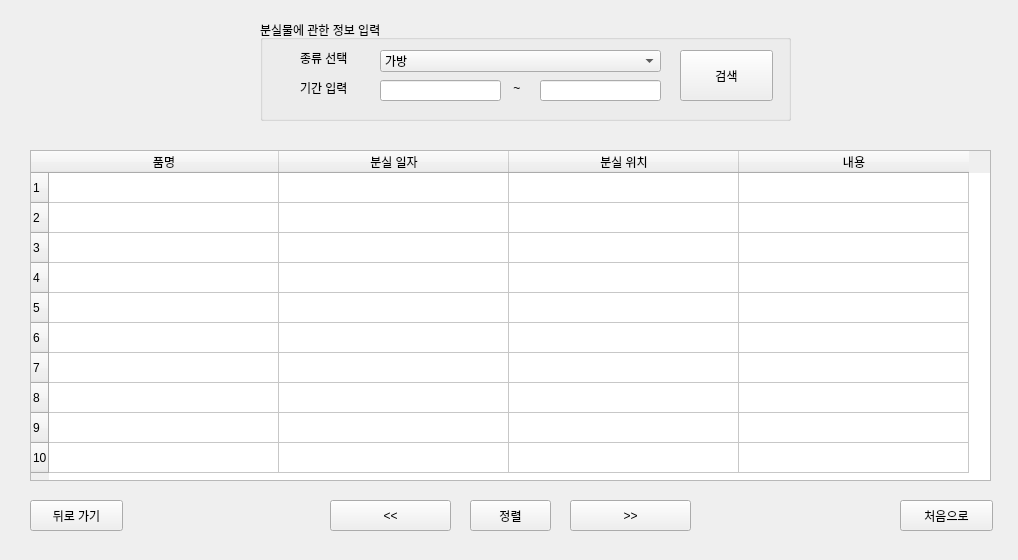
<?xml version="1.0" encoding="UTF-8"?>
<ui version="4.0">
 <class>Form</class>
 <widget class="QWidget" name="Form">
  <property name="geometry">
   <rect>
    <x>0</x>
    <y>0</y>
    <width>1018</width>
    <height>560</height>
   </rect>
  </property>
  <property name="windowTitle">
   <string>종류 기반 분실물 검색</string>
  </property>
  <widget class="QGroupBox" name="groupBox">
   <property name="geometry">
    <rect>
     <x>260</x>
     <y>20</y>
     <width>531</width>
     <height>101</height>
    </rect>
   </property>
   <property name="title">
    <string>분실물에 관한 정보 입력</string>
   </property>
   <widget class="QLineEdit" name="lineEdit">
    <property name="geometry">
     <rect>
      <x>120</x>
      <y>60</y>
      <width>121</width>
      <height>21</height>
     </rect>
    </property>
   </widget>
   <widget class="QLabel" name="label">
    <property name="geometry">
     <rect>
      <x>40</x>
      <y>30</y>
      <width>64</width>
      <height>15</height>
     </rect>
    </property>
    <property name="text">
     <string>종류 선택</string>
    </property>
   </widget>
   <widget class="QLabel" name="label_2">
    <property name="geometry">
     <rect>
      <x>40</x>
      <y>60</y>
      <width>64</width>
      <height>15</height>
     </rect>
    </property>
    <property name="text">
     <string>기간 입력</string>
    </property>
   </widget>
   <widget class="QPushButton" name="pushButton">
    <property name="geometry">
     <rect>
      <x>420</x>
      <y>30</y>
      <width>93</width>
      <height>51</height>
     </rect>
    </property>
    <property name="text">
     <string>검색</string>
    </property>
   </widget>
   <widget class="QComboBox" name="comboBox">
    <property name="geometry">
     <rect>
      <x>120</x>
      <y>30</y>
      <width>281</width>
      <height>22</height>
     </rect>
    </property>
    <item>
     <property name="text">
      <string>가방</string>
     </property>
    </item>
    <item>
     <property name="text">
      <string>도서용품</string>
     </property>
    </item>
    <item>
     <property name="text">
      <string>사무용품</string>
     </property>
    </item>
    <item>
     <property name="text">
      <string>산업용품</string>
     </property>
    </item>
    <item>
     <property name="text">
      <string>스포츠용품</string>
     </property>
    </item>
    <item>
     <property name="text">
      <string>자동차</string>
     </property>
    </item>
    <item>
     <property name="text">
      <string>전자기기</string>
     </property>
    </item>
    <item>
     <property name="text">
      <string>지갑</string>
     </property>
    </item>
    <item>
     <property name="text">
      <string>컴퓨터</string>
     </property>
    </item>
    <item>
     <property name="text">
      <string>휴대폰</string>
     </property>
    </item>
    <item>
     <property name="text">
      <string>의류</string>
     </property>
    </item>
    <item>
     <property name="text">
      <string>현금</string>
     </property>
    </item>
    <item>
     <property name="text">
      <string>유가증권</string>
     </property>
    </item>
    <item>
     <property name="text">
      <string>증명서</string>
     </property>
    </item>
    <item>
     <property name="text">
      <string>귀금속</string>
     </property>
    </item>
    <item>
     <property name="text">
      <string>카드</string>
     </property>
    </item>
    <item>
     <property name="text">
      <string>쇼핑백</string>
     </property>
    </item>
    <item>
     <property name="text">
      <string>악기</string>
     </property>
    </item>
    <item>
     <property name="text">
      <string>기타물품</string>
     </property>
    </item>
   </widget>
   <widget class="QLineEdit" name="lineEdit_2">
    <property name="geometry">
     <rect>
      <x>280</x>
      <y>60</y>
      <width>121</width>
      <height>21</height>
     </rect>
    </property>
   </widget>
   <widget class="QLabel" name="label_3">
    <property name="geometry">
     <rect>
      <x>250</x>
      <y>60</y>
      <width>31</width>
      <height>16</height>
     </rect>
    </property>
    <property name="text">
     <string> ~</string>
    </property>
   </widget>
  </widget>
  <widget class="QPushButton" name="pushButton_4">
   <property name="geometry">
    <rect>
     <x>330</x>
     <y>500</y>
     <width>121</width>
     <height>31</height>
    </rect>
   </property>
   <property name="text">
    <string>&lt;&lt;</string>
   </property>
  </widget>
  <widget class="QPushButton" name="pushButton_5">
   <property name="geometry">
    <rect>
     <x>30</x>
     <y>500</y>
     <width>93</width>
     <height>31</height>
    </rect>
   </property>
   <property name="text">
    <string>뒤로 가기</string>
   </property>
  </widget>
  <widget class="QTableWidget" name="tableWidget">
   <property name="geometry">
    <rect>
     <x>30</x>
     <y>150</y>
     <width>961</width>
     <height>331</height>
    </rect>
   </property>
   <attribute name="horizontalHeaderDefaultSectionSize">
    <number>230</number>
   </attribute>
   <row>
    <property name="text">
     <string>1</string>
    </property>
   </row>
   <row>
    <property name="text">
     <string>2</string>
    </property>
   </row>
   <row>
    <property name="text">
     <string>3</string>
    </property>
   </row>
   <row>
    <property name="text">
     <string>4</string>
    </property>
   </row>
   <row>
    <property name="text">
     <string>5</string>
    </property>
   </row>
   <row>
    <property name="text">
     <string>6</string>
    </property>
   </row>
   <row>
    <property name="text">
     <string>7</string>
    </property>
   </row>
   <row>
    <property name="text">
     <string>8</string>
    </property>
   </row>
   <row>
    <property name="text">
     <string>9</string>
    </property>
   </row>
   <row>
    <property name="text">
     <string>10</string>
    </property>
   </row>
   <column>
    <property name="text">
     <string>품명</string>
    </property>
   </column>
   <column>
    <property name="text">
     <string>분실 일자</string>
    </property>
   </column>
   <column>
    <property name="text">
     <string>분실 위치</string>
    </property>
   </column>
   <column>
    <property name="text">
     <string>내용</string>
    </property>
   </column>
  </widget>
  <widget class="QPushButton" name="pushButton_6">
   <property name="geometry">
    <rect>
     <x>900</x>
     <y>500</y>
     <width>93</width>
     <height>31</height>
    </rect>
   </property>
   <property name="text">
    <string>처음으로</string>
   </property>
  </widget>
  <widget class="QPushButton" name="pushButton_3">
   <property name="geometry">
    <rect>
     <x>570</x>
     <y>500</y>
     <width>121</width>
     <height>31</height>
    </rect>
   </property>
   <property name="text">
    <string>&gt;&gt;</string>
   </property>
  </widget>
  <widget class="QPushButton" name="pushButton_2">
   <property name="geometry">
    <rect>
     <x>470</x>
     <y>500</y>
     <width>81</width>
     <height>31</height>
    </rect>
   </property>
   <property name="text">
    <string>정렬</string>
   </property>
  </widget>
 </widget>
 <resources/>
 <connections>
  <connection>
   <sender>pushButton</sender>
   <signal>clicked()</signal>
   <receiver>Form</receiver>
   <slot>losts_kind_search()</slot>
   <hints>
    <hint type="sourcelabel">
     <x>743</x>
     <y>85</y>
    </hint>
    <hint type="destinationlabel">
     <x>896</x>
     <y>82</y>
    </hint>
   </hints>
  </connection>
  <connection>
   <sender>tableWidget</sender>
   <signal>cellClicked(int,int)</signal>
   <receiver>Form</receiver>
   <slot>losts_print_detail(int,int)</slot>
   <hints>
    <hint type="sourcelabel">
     <x>175</x>
     <y>194</y>
    </hint>
    <hint type="destinationlabel">
     <x>136</x>
     <y>99</y>
    </hint>
   </hints>
  </connection>
  <connection>
   <sender>pushButton_5</sender>
   <signal>clicked()</signal>
   <receiver>Form</receiver>
   <slot>click_back()</slot>
   <hints>
    <hint type="sourcelabel">
     <x>110</x>
     <y>526</y>
    </hint>
    <hint type="destinationlabel">
     <x>184</x>
     <y>527</y>
    </hint>
   </hints>
  </connection>
  <connection>
   <sender>pushButton_4</sender>
   <signal>clicked()</signal>
   <receiver>Form</receiver>
   <slot>click_prev()</slot>
   <hints>
    <hint type="sourcelabel">
     <x>414</x>
     <y>520</y>
    </hint>
    <hint type="destinationlabel">
     <x>316</x>
     <y>517</y>
    </hint>
   </hints>
  </connection>
  <connection>
   <sender>pushButton_3</sender>
   <signal>clicked()</signal>
   <receiver>Form</receiver>
   <slot>click_next()</slot>
   <hints>
    <hint type="sourcelabel">
     <x>612</x>
     <y>528</y>
    </hint>
    <hint type="destinationlabel">
     <x>704</x>
     <y>523</y>
    </hint>
   </hints>
  </connection>
  <connection>
   <sender>pushButton_6</sender>
   <signal>clicked()</signal>
   <receiver>Form</receiver>
   <slot>return_to_main()</slot>
   <hints>
    <hint type="sourcelabel">
     <x>902</x>
     <y>517</y>
    </hint>
    <hint type="destinationlabel">
     <x>869</x>
     <y>516</y>
    </hint>
   </hints>
  </connection>
  <connection>
   <sender>pushButton_2</sender>
   <signal>clicked()</signal>
   <receiver>Form</receiver>
   <slot>click_sort()</slot>
   <hints>
    <hint type="sourcelabel">
     <x>524</x>
     <y>524</y>
    </hint>
    <hint type="destinationlabel">
     <x>524</x>
     <y>536</y>
    </hint>
   </hints>
  </connection>
 </connections>
 <slots>
  <slot>losts_kind_search()</slot>
  <slot>losts_print_detail(int,int)</slot>
  <slot>click_back()</slot>
  <slot>click_prev()</slot>
  <slot>click_next()</slot>
  <slot>return_to_main()</slot>
  <slot>click_sort()</slot>
 </slots>
</ui>
